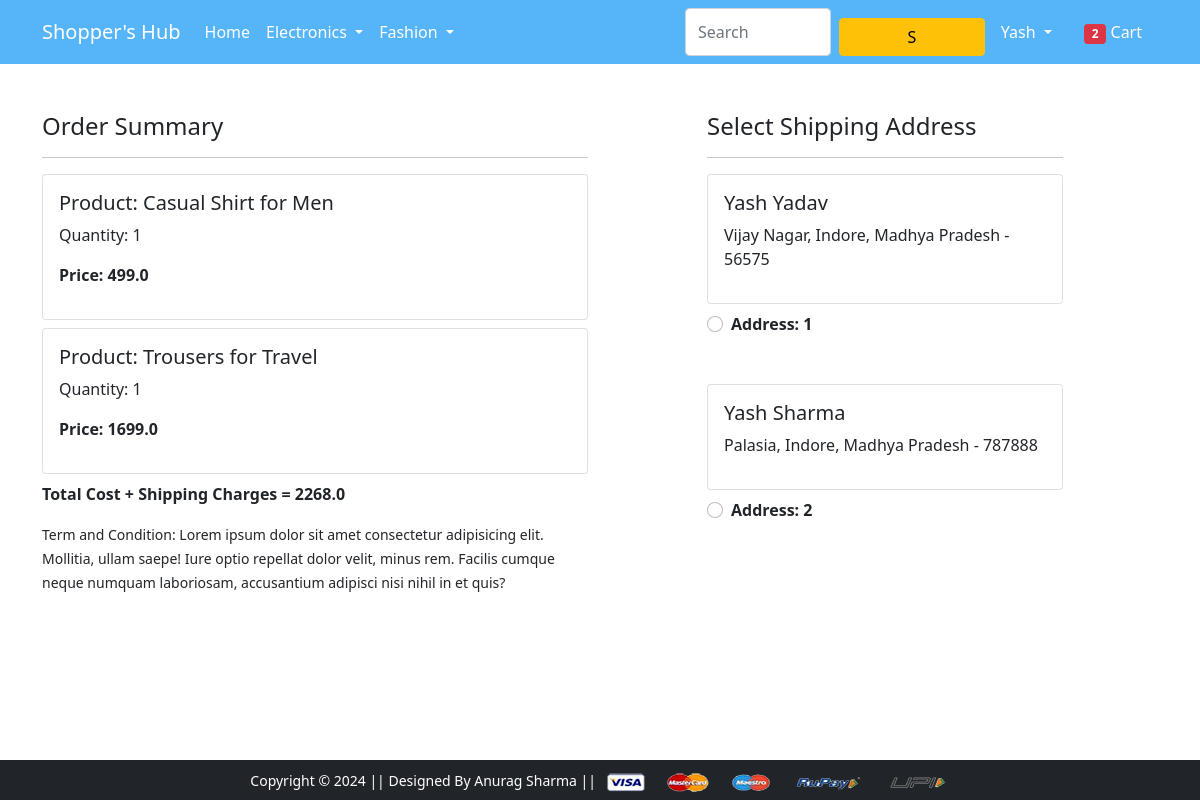
The app's page /checkout/ (signed in), older data.
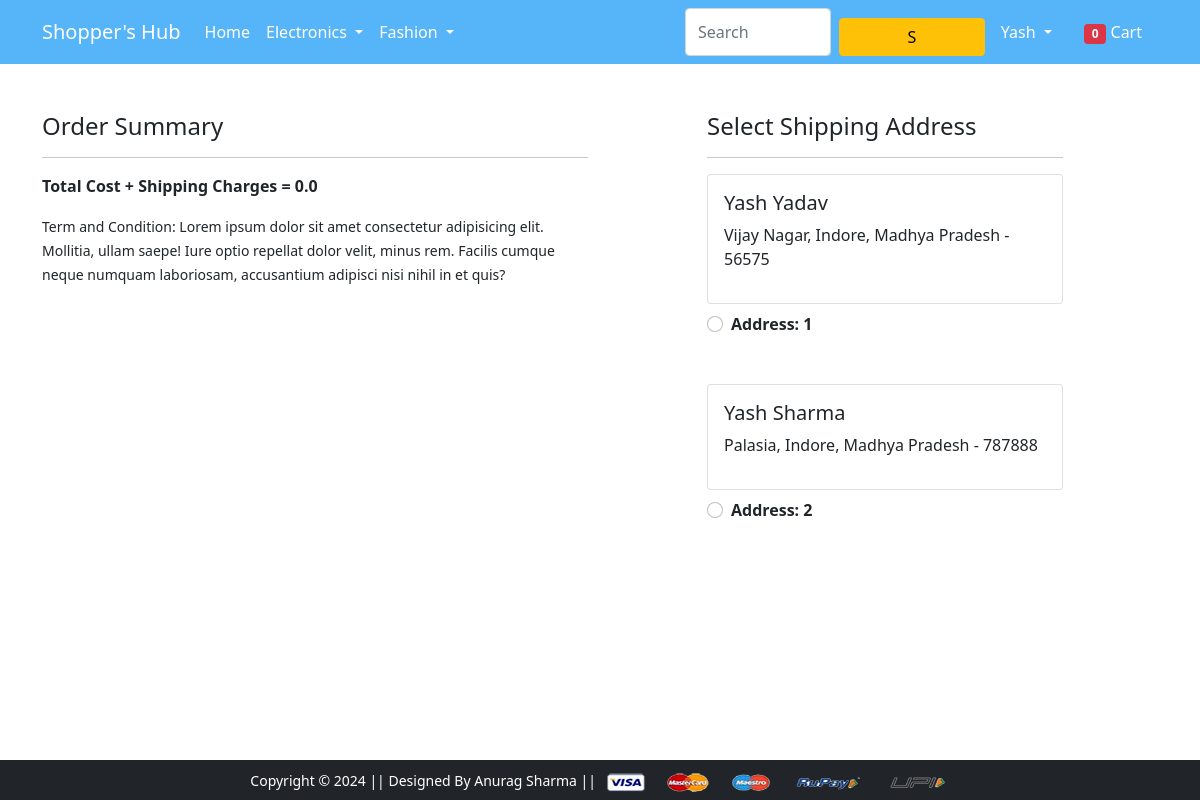
The same page, newer data.
### app/models.py (models this page shows, shortened)
class Cart(models.Model):
    user = models.ForeignKey(User, on_delete=models.CASCADE)
    product = models.ForeignKey(Product, on_delete=models.CASCADE)
    quantity = models.PositiveIntegerField(default=1)
    @property
    def total_cost(self):
        return self.quantity * self.product.discounted_price

class Product(models.Model):
    title = models.CharField(max_length=100)
    selling_price = models.FloatField()
    discounted_price = models.FloatField()
    description = models.TextField(default=' ')
    brand = models.CharField(max_length=100)
    category = models.CharField(choices=CATEGORY_CHOICES, max_length=3)
    product_image = models.ImageField(upload_to='productimg')

class Customer(models.Model):
    user = models.ForeignKey(User, on_delete=models.CASCADE)
    name = models.CharField(max_length=100)
    locality = models.CharField(max_length=200)
    city = models.CharField(max_length=50)
    zipcode = models.IntegerField()
    state = models.CharField(choices=STATE_CHOICES, max_length=100)

### app/views.py (the view)
# urls.py: path('checkout/', views.checkout, name='checkout'),
@login_required
def checkout(request):
	totalitem = 0
	user = request.user
	add = Customer.objects.filter(user=user)
	cart_items = Cart.objects.filter(user=request.user)
	amount = 0.0
	shipping_amount = 70.0
	totalamount = 0.0  # Initialize totalamount
	cart_product = [p for p in Cart.objects.all() if p.user == request.user]
	if cart_product:
		for p in cart_product:
			tempamount = (p.quantity * p.product.discounted_price)
			amount += tempamount
		totalamount = amount + shipping_amount
	if request.user.is_authenticated:
			totalitem = len (Cart.objects.filter(user=request.user))
	return render(request, 'app/checkout.html', {'add':add, 'totalcost':totalamount, 'cart_items':cart_items, 'totalitem':totalitem})

### app/templates/app/checkout.html (shortened to what this page needs)
{% extends 'app/base.html' %}
{% load static %}
{% block main-content %}
<div class="container">
  <div class="row mt-5">
    <div class="col-sm-6">
      <h4>Order Summary</h4>
      <hr>
      {% for item in cart_items %}
      <div class="card mb-2">
        <div class="card-body">
          <h5>Product: {{item.product.title}}</h5>
          <p>Quantity: {{item.quantity}}</p>
          <p class="fw-bold">Price: {{item.total_cost}}</p>
        </div>
      </div>
      {% endfor %}
      <p class="fw-bold">Total Cost + Shipping Charges = {{totalcost}}</p>
      <small>Term and Condition: Lorem ipsum dolor sit amet consectetur adipisicing elit. Mollitia, ullam saepe! Iure
        optio repellat dolor velit, minus rem. Facilis cumque neque numquam laboriosam, accusantium adipisci nisi nihil
        in et quis?</small>
    </div>
    <div class="col-sm-4 offset-sm-1">
      <h4>Select Shipping Address</h4>
      <hr>
      <form action="/paymentdone" id="myform">
        {% for ad in add %}
        <div class="card">
          <div class="card-body">
            <h5>{{ad.name}}</h5>
            <p>{{ad.locality}}, {{ad.city}}, {{ad.state}} - {{ad.zipcode}}</p>
          </div>
        </div>
        <div class="form-check mt-2 mb-5">
          <input class="form-check-input" type="radio" name="custid" id="custadd{{forloop.counter}}" value="{{ad.id}}">
          <label class="form-check-label fw-bold" for="custadd{{forloop.counter}}">
            Address: {{forloop.counter}} </label>
        </div>
        {% endfor %}
      </form>
    </div>
  </div>
</div>
{% endblock main-content %}

### app/templates/app/base.html (shortened to what this page needs)
<!doctype html>
{% load static %}
<html lang="en">
  <head>
    <link href="https://cdn.jsdelivr.net/npm/bootstrap@5.0.0-beta1/dist/css/bootstrap.min.css" rel="stylesheet">
    <link rel="stylesheet" href="{% static 'app/css/owl.carousel.min.css' %}">
    <link rel="stylesheet" href="{% static 'app/css/all.min.css' %}">
    <link rel="stylesheet" href="{% static 'app/css/style.css' %}">
  </head>
  <body class="d-flex flex-column min-vh-100">
    <nav class="navbar navbar-expand-lg navbar-dark sticky-top" style="background-color: #56b4f8;">
     <div class="container">
       <a class="navbar-brand" href="/">Shopper's Hub</a>
       <div class="collapse navbar-collapse" id="navbarSupportedContent">
         <ul class="navbar-nav me-auto mb-2 mb-lg-0">
           <li class="nav-item">
             <a class="nav-link active" aria-current="page" href="/">Home</a>
           </li>
           <li class="nav-item dropdown">
             <a class="nav-link dropdown-toggle text-white" href="#" id="electronicsDropdown" role="button" data-bs-toggle="dropdown" aria-expanded="false">
               Electronics
             </a>
           </li>
           <li class="nav-item dropdown">
             <a class="nav-link dropdown-toggle text-white" href="#" id="fashionDropdown" role="button" data-bs-toggle="dropdown" aria-expanded="false">
               Fashion
             </a>
           </li>
         </ul>
         <form method="get" action="{% url 'search' %}" class="d-flex">
           <input class="form-control me-2" type="search" placeholder="Search" aria-label="Search" name="query" id="query">
           <button class="btn btn-warning" type="submit">S</button>
         </form>
         <div>
          <ul class="navbar-nav me-auto mb-2 mb-lg-0">
          {% if request.user.is_authenticated %}
           <li class="nav-item dropdown mx-2">
              <a class="nav-link dropdown-toggle text-white" href="#" id="profileDropdown" role="button" data-bs-toggle="dropdown" aria-expanded="false">
                {{ request.user.username|capfirst}}
              </a>
            </li>
            <li class="nav-item mx-2">
             <a href="{% url 'showcart' %}" class="nav-link text-white"><span class="badge bg-danger">{{totalitem}}</span> Cart </a>
            </li>
          {% endif %}
          </ul>
         </div>
       </div>
     </div>
    </nav>
    <main class="flex-grow-1">
    {% block main-content %} {% endblock main-content %}
    </main>
    <footer class="container-fluid bg-dark text-center p-2 mt-5 sticky-bottom">
        <small class="text-white">Copyright &copy; 2024 || Designed By Anurag Sharma || </small>
        <img src="{% static 'app/images/payment.png' %}" alt="" srcset="" class="img-fluid" height="2px">
    </footer>
  </body>
</html>

Row changes from the older to the newer data that the page shows:
removed Cart: product "Casual Shirt for Men", quantity "1", total_cost "499.0"
removed Cart: product "Trousers for Travel", quantity "1", total_cost "1699.0"
Text that changed along with them:
{{ totalitem }}: "2" → "0"
{{ totalcost }}: "2268.0" → "0.0"
